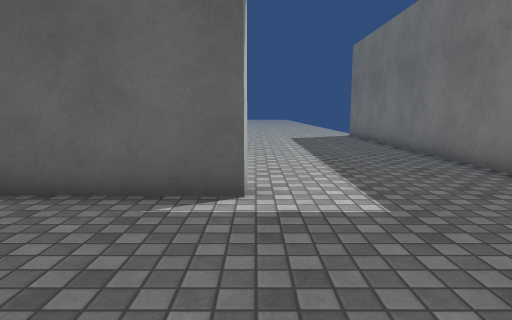
[1] (above)

17 first-person views from a walk through a scene from a Unity 3-D project. The camera is 1.2 m above the floor, tilts 8° down and sees 75° across. Doors are open. The floor is counted in squares, 1 m on a side. Each view is taken from the middle of a square. On the plan, view 1 faces up. The plan holds only what a view shows up to about 14 squares ahead; the rest is blank. The place goes on beyond the plan. The player is left out. Surface patterns are stand-ins for the level's own textures.

[2]
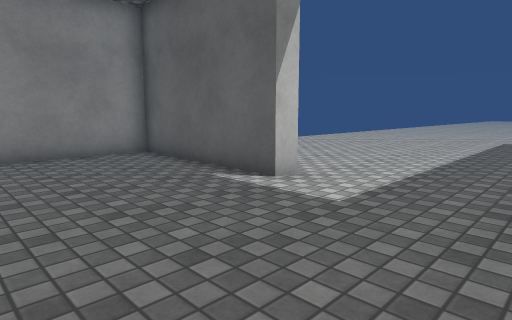

[3]
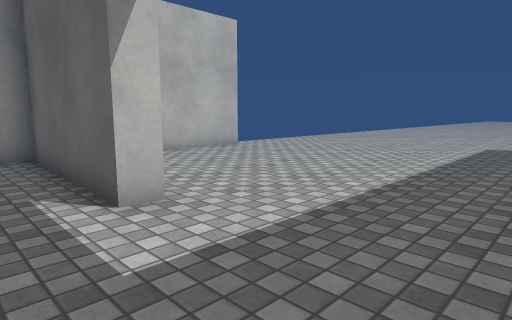

[4]
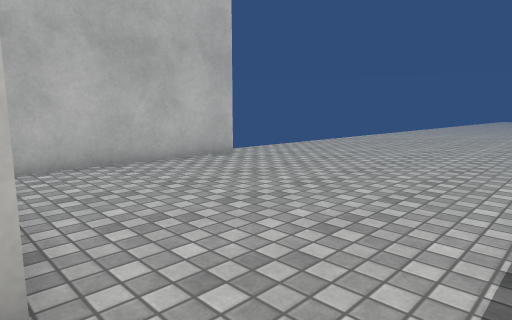

[5]
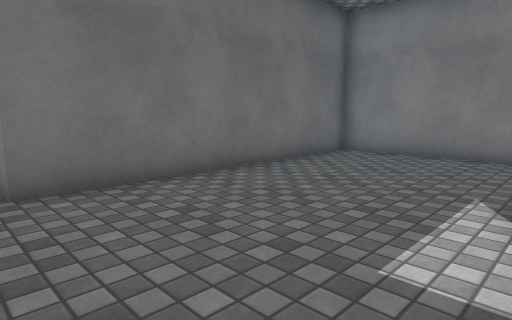

[6]
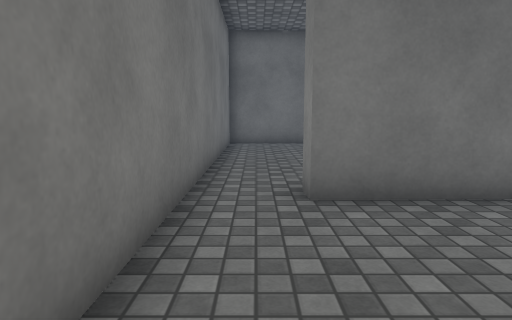

[7]
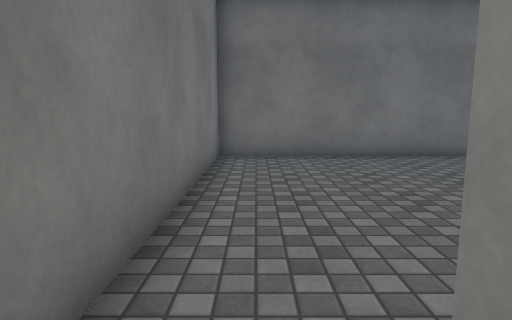

[8]
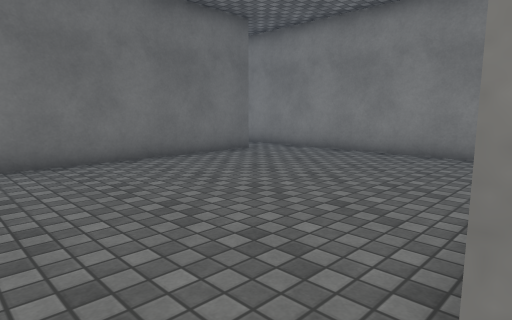

[9]
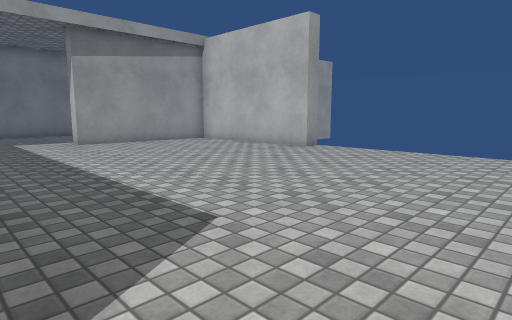

[10]
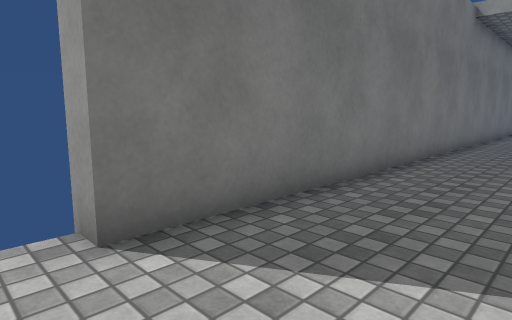

[11]
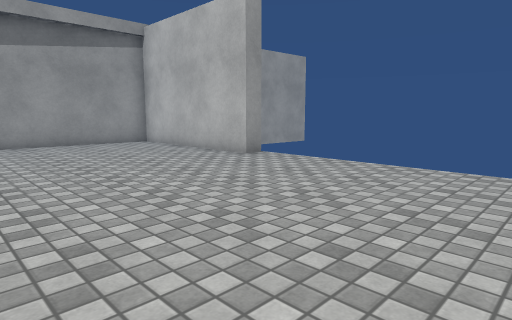

[12]
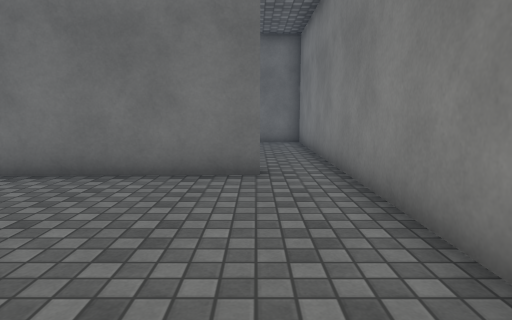

[13]
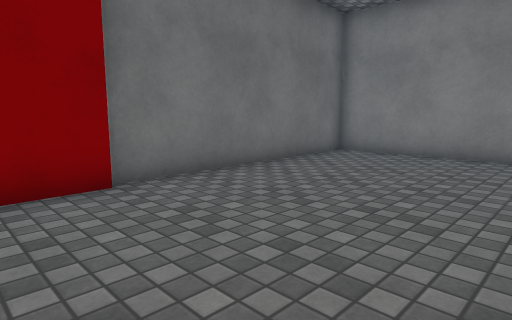

[14]
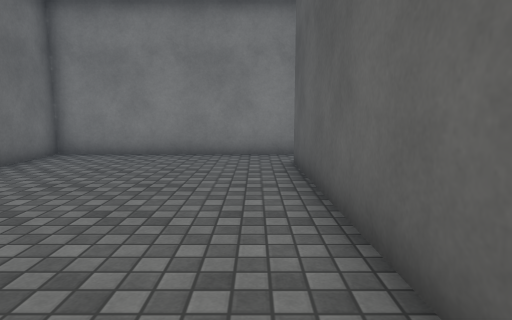

[15]
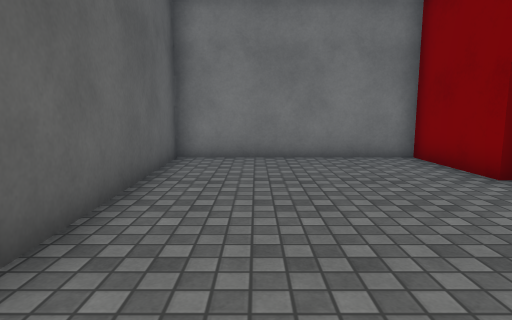

[16]
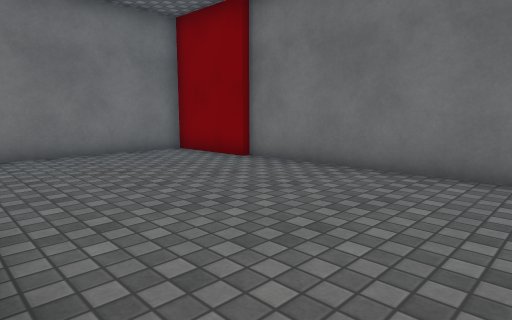

[17]
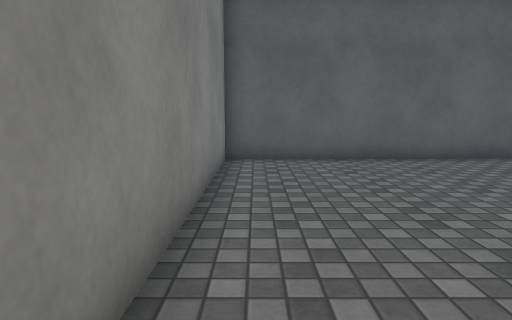

### Floor plan
Ten units are one square. View 1 is at (0, 0); x grows to the right and y downward. Boxes are objects, and circles mark ways between rooms. Rooms are numbered by the first view taken in them; rooms with no view inside come last. Other rooms are left out.
<svg viewBox="-70 -185 133 358">
<path fill="none" stroke="#000" d="M-65 -118 -58 -118 -58 -56 -1 -53 -2 -47 -58 -49 -58 7 33 5M50 5 50 -180 58 -180M18 12 -58 14 -58 96M-41 94 50 92 50 5M33 5 33 12M18 164 50 163 50 98 -41 101M-58 96 -58 168 20 166"/>
<circle cx="40" cy="10" r="3" fill="#2a7"/>
<circle cx="-50" cy="100" r="3" fill="#2a7"/>
<text x="-10" y="-100">1</text>
<text x="-10" y="50">2</text>
<text x="-10" y="130">3</text>
</svg>
Room 1 opens to room 2. Room 2 opens to room 3.

Where each view was taken, in squares from view 1:
view 1: 0 up, 0 right, facing up
view 2: 0 up, 4 right, facing up-left
view 3: 3 up, 4 right, facing up-left
view 4: 5 up, 2 right, facing up-left
view 5: 5 up, 4 right, facing down-left
view 6: 4 up, 4 right, facing down
view 7: 0 up, 4 right, facing down
view 8: 1 down, 4 right, facing down-left
view 9: 19 up, 4 right, facing down-left
view 10: 19 up, 2 right, facing down-right
view 11: 19 up, 1 right, facing down-left
view 12: 3 down, 4 left, facing down
view 13: 11 down, 4 right, facing down-left
view 14: 11 down, 4 right, facing left
view 15: 12 down, 4 left, facing right
view 16: 10 down, 5 left, facing down-right
view 17: 10 down, 5 left, facing up
